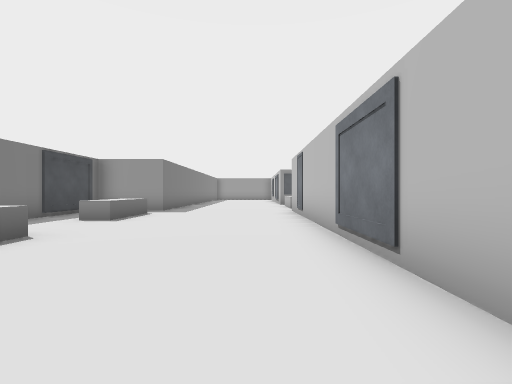
[1] (above)

16 first-person views from a walk through a Unity game level. The camera is 1.3 m above the floor, looks level and sees 85° across. The floor is counted in squares, 2 m on a side. Each view is taken from the middle of a square. On the plan, view 1 faces up. The plan holds only what a view shows up to about 9 squares ahead; the rest is blank. The place goes on beyond the plan. The player character is not drawn. Some surface patterns are stand-ins.

[2]
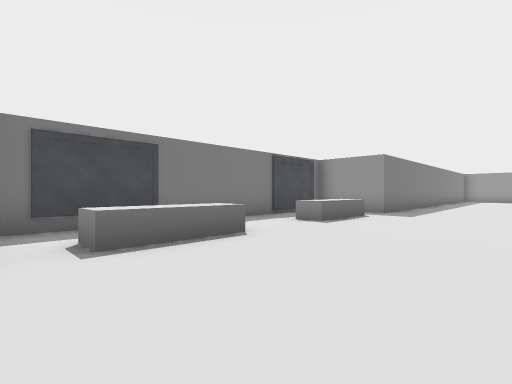

[3]
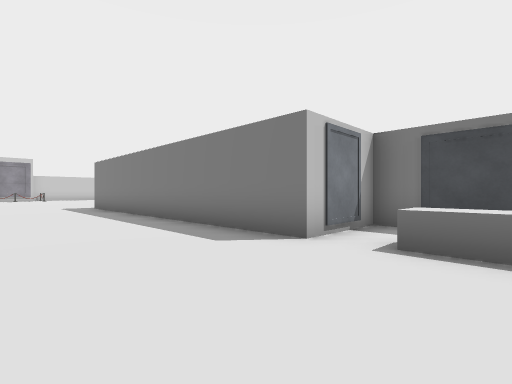

[4]
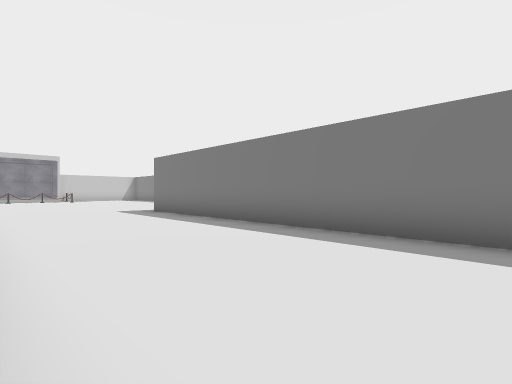

[5]
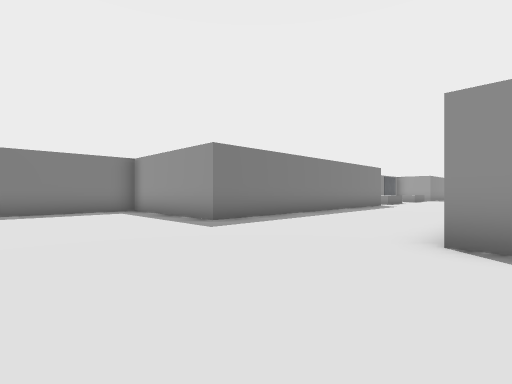

[6]
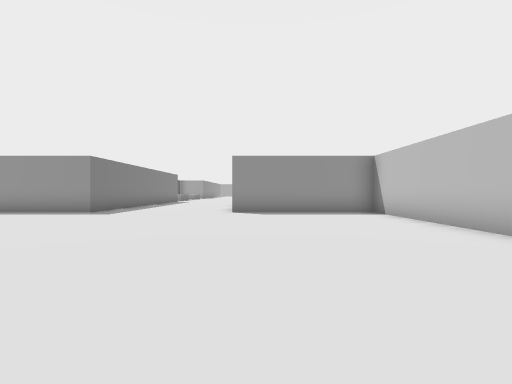

[7]
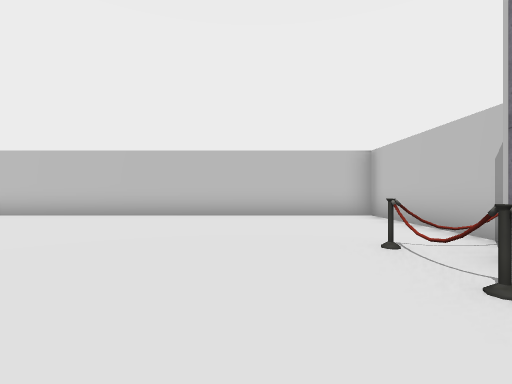

[8]
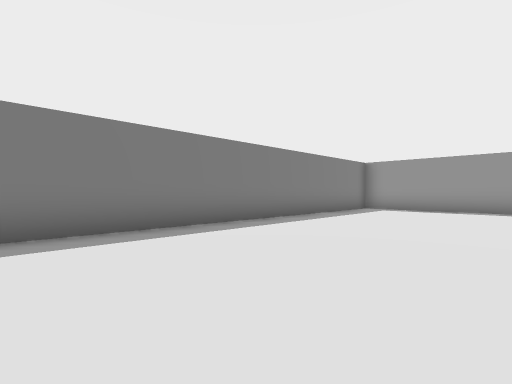

[9]
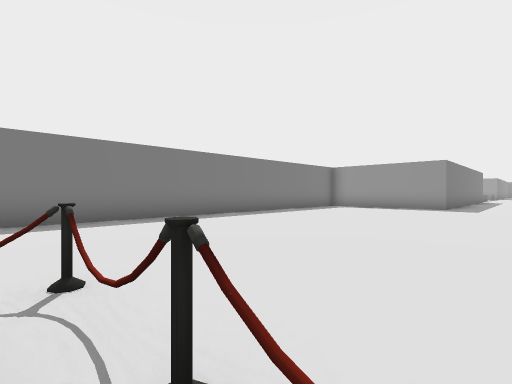

[10]
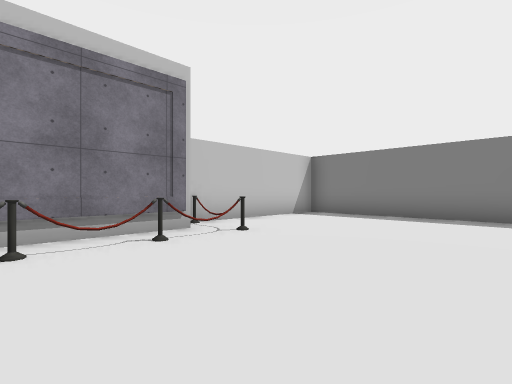

[11]
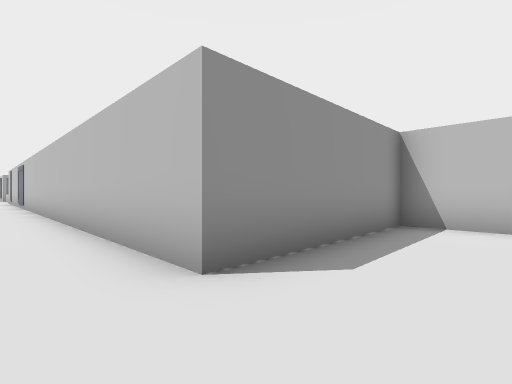

[12]
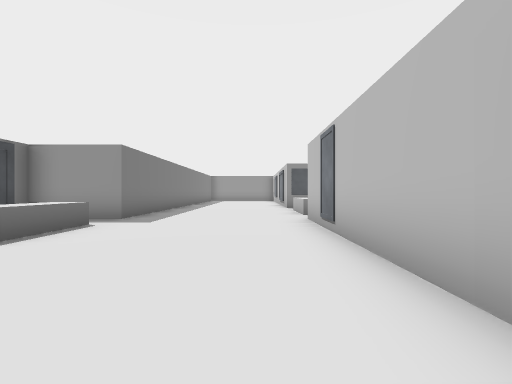

[13]
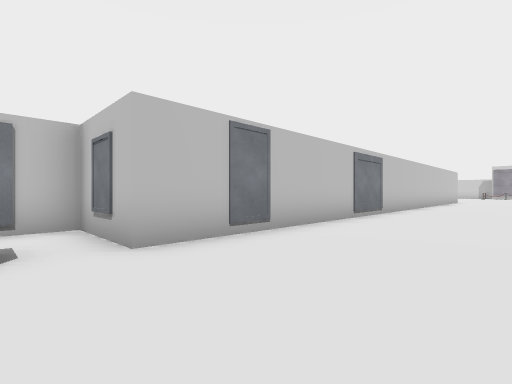

[14]
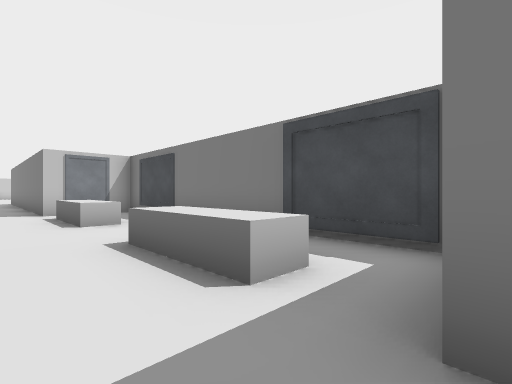

[15]
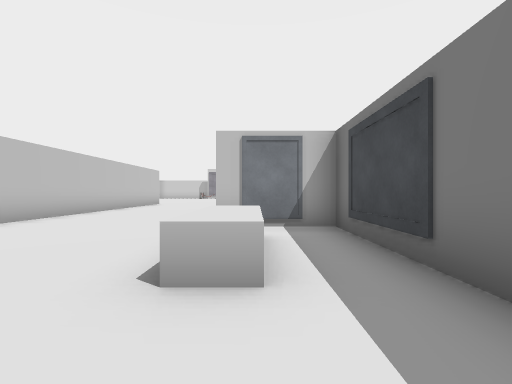

[16]
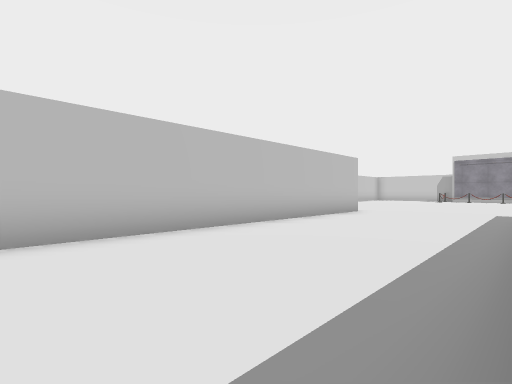

### Floor plan
Points are (right, up) in squares from view 1. A wall is a line through its corners. A room is listed if a view was taken in it or the views show most of it. See-through windows are left out.
Room 1 (views 1, 2, 3, 4, 5, 6, 7, 8, 9, 10, 11, 12, 13, 14, 15, 16)
walls: (-7.7, -10) (-7.7, -22.2) (-6.9, -22.2); (-0.5, -20.4) (-0.1, -20.6); (-2, -20.4) (-1.7, -20.5) (-1.5, -20.4); (-0.5, -20.6) (0, -20.4); (-2.7, -21.4) (0.8, -21.4); (1.6, -22.2) (3, -22.2); (-4, -22.2) (-3.1, -22.2); (4.9, -22.2) (5.8, -22.2) (5.8, -9.2) (1.2, -9.2) (1.2, 9.8) (3.5, 9.8) (3.5, 10.9); (-3.3, 11.5) (-3.3, 9.8) (-5.5, 9.8) (-5.5, 0.8) (-3.3, 0.8) (-3.3, -9.2) (-6.9, -9.2)
low walls: (-4.1, 4.1) (-3.3, 4.1) (-3.3, 1.9) (-4.1, 1.9); (-1.3, -20.6) (-2.1, -20.7); (-0.1, -20.6) (0.4, -20.5); (-4.1, 8.6) (-3.3, 8.6) (-3.3, 6.4) (-4.1, 6.4)

Positions as (right, up) in squares from view 1, and headings:
1: (0, 0), facing up
2: (0, 1), facing up-left
3: (0, 3), facing down-left
4: (1, 0), facing down-left
5: (2, -13), facing up-left
6: (2, -18), facing up
7: (-2, -19), facing right
8: (-3, -20), facing up-left
9: (-1, -21), facing up-left
10: (0, -17), facing down-left
11: (0, -11), facing up-right
12: (0, 3), facing up
13: (-2, 11), facing down-right
14: (-2, 10), facing down-left
15: (-4, 6), facing down
16: (-3, 0), facing down-right
